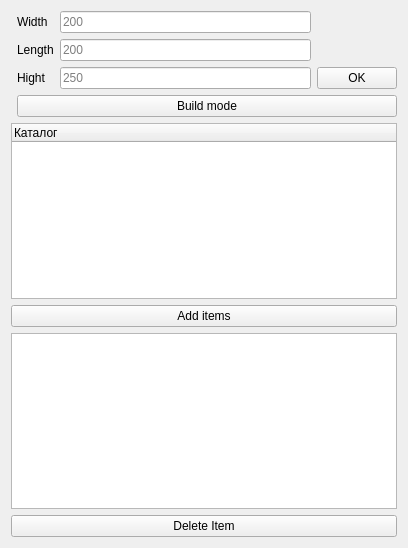
<?xml version="1.0" encoding="UTF-8"?>
<ui version="4.0">
 <class>Settings</class>
 <widget class="QWidget" name="Settings">
  <property name="geometry">
   <rect>
    <x>0</x>
    <y>0</y>
    <width>408</width>
    <height>548</height>
   </rect>
  </property>
  <property name="windowTitle">
   <string>Form</string>
  </property>
  <layout class="QGridLayout" name="gridLayout">
   <item row="2" column="0" colspan="2">
    <layout class="QGridLayout" name="gridLayout_2">
     <item row="3" column="0" colspan="2">
      <widget class="QListWidget" name="ItemListWdt"/>
     </item>
     <item row="0" column="0" colspan="2">
      <widget class="QTreeWidget" name="itemCatalogWdt">
       <property name="sizePolicy">
        <sizepolicy hsizetype="Expanding" vsizetype="Expanding">
         <horstretch>0</horstretch>
         <verstretch>0</verstretch>
        </sizepolicy>
       </property>
       <column>
        <property name="text">
         <string>Каталог</string>
        </property>
       </column>
      </widget>
     </item>
     <item row="4" column="0" colspan="2">
      <widget class="QPushButton" name="deleteItemButton">
       <property name="text">
        <string>Delete Item</string>
       </property>
      </widget>
     </item>
     <item row="1" column="0" colspan="2">
      <widget class="QPushButton" name="addItemsButton">
       <property name="text">
        <string>Add items</string>
       </property>
      </widget>
     </item>
    </layout>
   </item>
   <item row="0" column="1">
    <layout class="QGridLayout" name="gridLayout_3">
     <item row="1" column="1">
      <widget class="QLineEdit" name="lengthField">
       <property name="inputMask">
        <string/>
       </property>
       <property name="placeholderText">
        <string>200</string>
       </property>
      </widget>
     </item>
     <item row="2" column="1">
      <widget class="QLineEdit" name="heightField">
       <property name="maxLength">
        <number>32766</number>
       </property>
       <property name="placeholderText">
        <string>250</string>
       </property>
      </widget>
     </item>
     <item row="0" column="1">
      <widget class="QLineEdit" name="widthField">
       <property name="placeholderText">
        <string>200</string>
       </property>
      </widget>
     </item>
     <item row="2" column="0">
      <widget class="QLabel" name="label_3">
       <property name="text">
        <string>Hight</string>
       </property>
      </widget>
     </item>
     <item row="1" column="0">
      <widget class="QLabel" name="label_2">
       <property name="text">
        <string>Length</string>
       </property>
      </widget>
     </item>
     <item row="0" column="0">
      <widget class="QLabel" name="label_1">
       <property name="text">
        <string>Width</string>
       </property>
      </widget>
     </item>
     <item row="2" column="2">
      <widget class="QPushButton" name="setSceneSize">
       <property name="text">
        <string>OK</string>
       </property>
      </widget>
     </item>
    </layout>
   </item>
   <item row="1" column="1">
    <widget class="QPushButton" name="changeModeBtn">
     <property name="text">
      <string>Build mode</string>
     </property>
    </widget>
   </item>
  </layout>
 </widget>
 <resources/>
 <connections/>
</ui>
